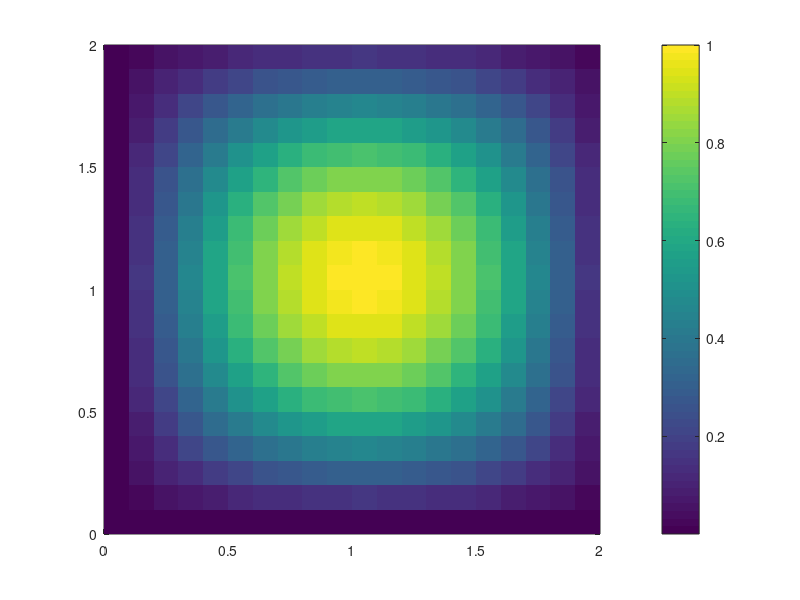

MATLAB code for this plot:
clear all;close all;
x0=1;dx=1;
y0=1;dy=1;
x=0:.1:2;y=0:.1:2;
[x y]=meshgrid(x,y);
%z=cos(pi*(x-x0)/dx+1).*cos(pi*(y-y0)/dy+1);
z=cos(pi*abs((x-x0))/dx*0.5).*cos(pi*abs((y-y0))/dy*0.5);
pcolor(x,y,z);shading flat;colorbar;
